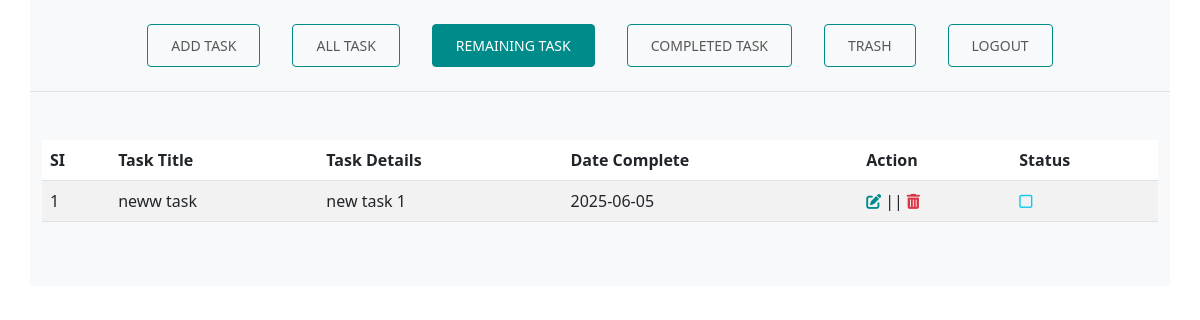
Before: /remaining_task/ (signed in) with the older database file.
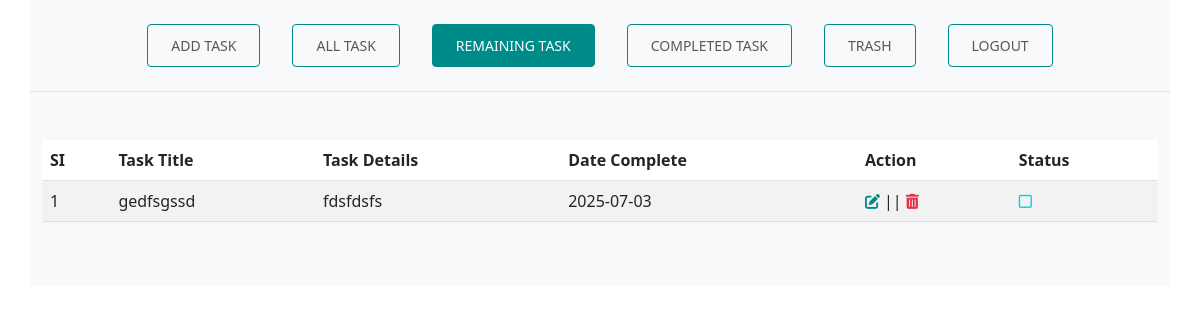
After: the same page with the newer database file.
### todohome/models.py (models this page shows)
class todomodel(models.Model):
    title           = models.CharField(max_length=255)
    description     = models.TextField(max_length=600)
    datecomplete    = models.CharField(max_length=30)
    status          = models.BooleanField(default=False)
    soft_del        = models.BooleanField(default=False)

### todohome/views.py (the view)
# urls.py: path('remaining_task/', views.remaining_tasks, name='remainingtask'),
@login_required
def remaining_tasks(request):
    remaining_tasks = todomodel.objects.filter(status=0, soft_del=0)
    return render(request, 'remaining_tasks.html', {'remaining_tasks': remaining_tasks})

### templates/remaining_tasks.html (shortened to what this page needs)
{% extends 'base.html' %}
{% block content %}
<div class="container bg-light py-5">
    <div class="row">
        <div class="col-md-12">
            <table class="table table-striped">
                <thead>
                    <tr>
                        <th scope="col">SI</th>
                        <th scope="col">Task Title</th>
                        <th scope="col">Task Details</th>
                        <th scope="col" class="nowrap-cell">Date Complete</th>
                        <th scope="col">Action</th>
                        <th scope="col">Status</th>
                    </tr>
                </thead>
                <tbody>
                    {% for i in remaining_tasks %}
                    <tr>
                        <td>{{ forloop.counter }}</td>
                        <td>{{ i.title }}</td>
                        <td>{{ i.description }}</td>
                        <td>{{ i.datecomplete }}</td>
                        <td><a title="edit" href="{% url 'editdata' i.id %}" class="me-1 tdbtn color-custom"><i
                                    class="fa fa-edit"></i></a>||<a title="delete" href="{% url 'soft_del' i.id %}"
                                class="tdbtn ms-1 text-danger"><i class="fas fa-trash-alt"></i></a></td>
                        <td><a href="{% url 'statusdata' i.id %}" class="tdbtn text-info">{% if i.status == 1 %}<i
                                    class="fa-solid fa-square-check"></i>{% else %}<i
                                    class="fa-regular fa-square"></i>{% endif %}</a></td>
                    </tr>
                    {% endfor %}
                </tbody>
            </table>
        </div>
    </div>
</div>
{% endblock %}

Changed rows visible on the page:
removed todomodel: title "neww task", description "new task 1", datecomplete "2025-06-05", status False (drawn)
added todomodel: title "gedfsgssd", description "fdsfdsfs", datecomplete "2025-07-03", status False (drawn)
